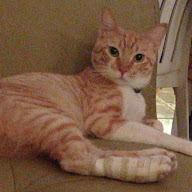
#> input picture 1ros ejercicios/sample.jpg, 192 x 192 px
$ python greyImage.py
#> lines starting #> are read from the running program, lines starting #| are printed output that depends on the picture
import cv2 as cv

img = cv.imread('sample.jpg')
#> img is the input picture: shape (192, 192, 3); mean B, G, R 68.4, 91.9, 123.7
img2 = 'sample.jpg'
gray_image = cv.imread(img2,cv.IMREAD_GRAYSCALE)
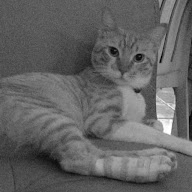
#> gray_image: shape (192, 192); min 0, max 255, mean 98.7
img_small = cv.resize(img, (0,0), fx=0.5, fy=0.5)
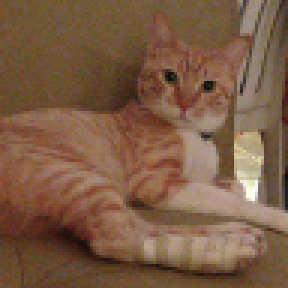
#> img_small: shape (96, 96, 3) (shown 3 times larger); mean B, G, R 68.5, 92, 123.8
cv.imshow('Perrito corriendo',img)
cv.imshow('Perrito corriendo en gris',gray_image)
cv.imshow('Perrito corriendo chiquito',img_small)
#cv.imwrite('sample_gray.jpg',gray_image)
cv.waitKey()
